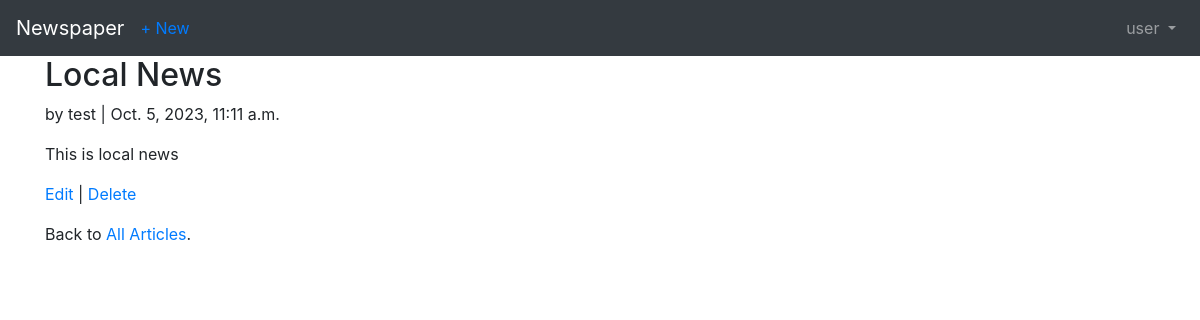
The app's page /articles/2/ (signed in) with its own data.
### users/models.py (models this page shows)
class CustomUser(AbstractUser):
    age=models.PositiveIntegerField(null=True,blank=True)

### articles/models.py (models this page shows, shortened)
class Article(models.Model):
    title = models.CharField(max_length=255)
    body = models.TextField()
    date = models.DateTimeField(auto_now_add=True)
    author = models.ForeignKey(
    get_user_model(),
    on_delete=models.CASCADE,
    )

### articles/views.py (the view)
class ArticleDetailView(LoginRequiredMixin,DetailView): # new
    model = Article
    template_name = 'article_detail.html'
    login_url='login'

### templates/article_detail.html
{% extends 'base.html' %}
{% block content %}
<div class="article-entry">
    <h2>{{ object.title }}</h2>
    <p>by {{ object.author }} | {{ object.date }}</p>
    <p>{{ object.body }}</p>
</div>
{% if user.is_authenticated %}
<p><a href="{% url 'article_edit' article.pk %}">Edit</a> |
    <a href="{% url 'article_delete' article.pk %}">Delete</a>
</p>
{% endif %}
<p>Back to <a href="{% url 'article_list' %}">All Articles</a>.</p>
{% endblock content %}

### templates/base.html (shortened to what this page needs)
<!doctype html>
<html lang="en">
<head>
    <link rel="stylesheet" href="https://cdn.jsdelivr.net/npm/bootstrap@4.1.3/dist/css/bootstrap.min.css"
>
</head>
<body>
    <nav class="navbar navbar-expand-md navbar-dark bg-dark mb-Ǔ">
        <a class="navbar-brand" href="{% url 'home' %}">Newspaper</a>
        {% if user.is_authenticated %}
        <ul class="navbar-nav mr-auto">
            <li class="nav-item"><a href="{% url 'article_new' %}">+ New</a></li>
        </ul>
        {% endif %}
        <div class="collapse navbar-collapse" id="navbarCollapse">
            {% if user.is_authenticated %}
            <ul class="navbar-nav ml-auto">
                <li class="nav-item">
                    <a class="nav-link dropdown-toggle" href="#" id="userMenu" data-toggle="dropdown"
                        aria-haspopup="true" aria-expanded="false">
                        {{ user.username }}
                    </a>
                </li>
            </ul>
            {% endif %}
        </div>
    </nav>
    <div class="container">
        {% block content %}
        {% endblock content %}
    </div>
</body>
</html>

### records on screen
CustomUser: username "user"
Article: title "Local News", author "test", date "Oct. 5, 2023, 11:11 a.m.", body "This is local news"
